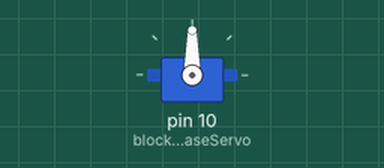
Simulated run of this sketch. Board: Arduino Uno, built with avr-gcc and run on an emulated ATmega328P. On the bench: servo.

Above: at 0.1 s.
At 1.1 s:
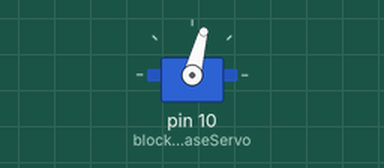
Timing chart, 0 to 2.6 s (numbered marks = the images above):
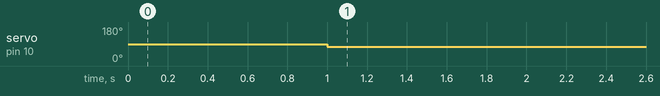

The sketch:

Servotest.ino
```cpp
//Servo for block release
#include <Wire.h>
#include <Adafruit_MotorShield.h>
#include<Servo.h>
Servo blockReleaseServo;
int servopos = 0; //needs to be calibrated

void setup() {
  // put your setup code here, to run once:
  blockReleaseServo.attach(10);
  delay(500);

}

void loop() {
  // put your main code here, to run repeatedly:
  /*
  blockReleaseServo.write(0);
  delay(1000);
  blockReleaseServo.write(180);
  delay(1000);
  */
  /*
  for (servopos = 0; servopos <=180; servopos +=1){
    blockReleaseServo.write(servopos);
    delay(10);
  }
  for (servopos = 180; servopos >=0 ; servopos -=1){
    blockReleaseServo.write(servopos);
    delay(10);
  }
  */


  delay(500);
  blockReleaseServo.write(75);
  delay(500);
// SERVO 120: ACCEPT, 75: REJECT, 40: CLOSED
}
```

Measured:
- by itself, servo on pin 10 (blockReleaseServo): 90° → 75° at 1.0 s
